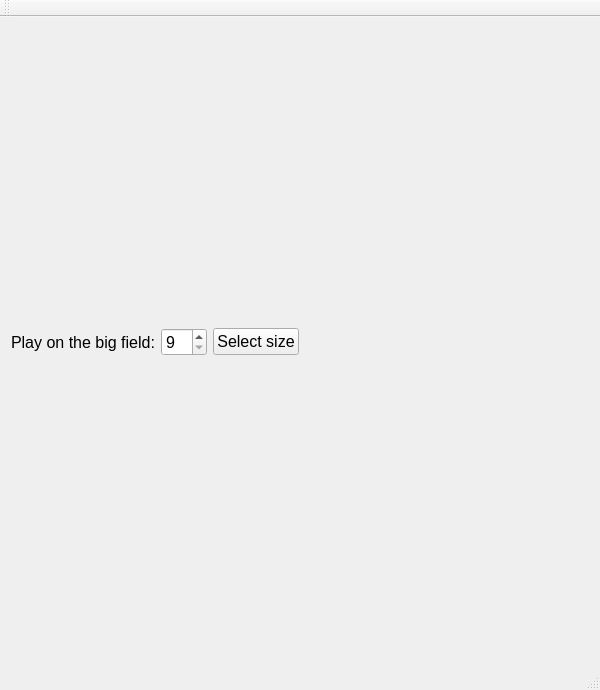
<?xml version="1.0" encoding="UTF-8"?>
<ui version="4.0">
 <class>TicTacToe</class>
 <widget class="QMainWindow" name="TicTacToe">
  <property name="geometry">
   <rect>
    <x>0</x>
    <y>0</y>
    <width>600</width>
    <height>690</height>
   </rect>
  </property>
  <property name="minimumSize">
   <size>
    <width>400</width>
    <height>490</height>
   </size>
  </property>
  <property name="maximumSize">
   <size>
    <width>900</width>
    <height>1035</height>
   </size>
  </property>
  <property name="windowTitle">
   <string>TicTacToe</string>
  </property>
  <widget class="QWidget" name="centralWidget">
   <layout class="QGridLayout" name="gridLayout_2">
    <item row="1" column="0">
     <layout class="QGridLayout" name="gridLayout"/>
    </item>
    <item row="0" column="0">
     <layout class="QHBoxLayout" name="horizontalLayout">
      <item>
       <widget class="QLabel" name="label">
        <property name="font">
         <font>
          <pointsize>12</pointsize>
         </font>
        </property>
        <property name="text">
         <string>Play on the big field:</string>
        </property>
       </widget>
      </item>
      <item>
       <widget class="QSpinBox" name="spinBox">
        <property name="font">
         <font>
          <pointsize>12</pointsize>
         </font>
        </property>
        <property name="minimum">
         <number>9</number>
        </property>
        <property name="maximum">
         <number>31</number>
        </property>
        <property name="value">
         <number>9</number>
        </property>
       </widget>
      </item>
      <item>
       <widget class="QPushButton" name="pushButton">
        <property name="font">
         <font>
          <pointsize>12</pointsize>
         </font>
        </property>
        <property name="text">
         <string>Select size</string>
        </property>
       </widget>
      </item>
      <item>
       <spacer name="horizontalSpacer">
        <property name="orientation">
         <enum>Qt::Horizontal</enum>
        </property>
        <property name="sizeHint" stdset="0">
         <size>
          <width>40</width>
          <height>20</height>
         </size>
        </property>
       </spacer>
      </item>
     </layout>
    </item>
   </layout>
  </widget>
  <widget class="QMenuBar" name="menuBar">
   <property name="geometry">
    <rect>
     <x>0</x>
     <y>0</y>
     <width>600</width>
     <height>21</height>
    </rect>
   </property>
  </widget>
  <widget class="QToolBar" name="mainToolBar">
   <attribute name="toolBarArea">
    <enum>TopToolBarArea</enum>
   </attribute>
   <attribute name="toolBarBreak">
    <bool>false</bool>
   </attribute>
  </widget>
  <widget class="QStatusBar" name="statusBar"/>
 </widget>
 <layoutdefault spacing="6" margin="11"/>
 <resources/>
 <connections/>
</ui>
